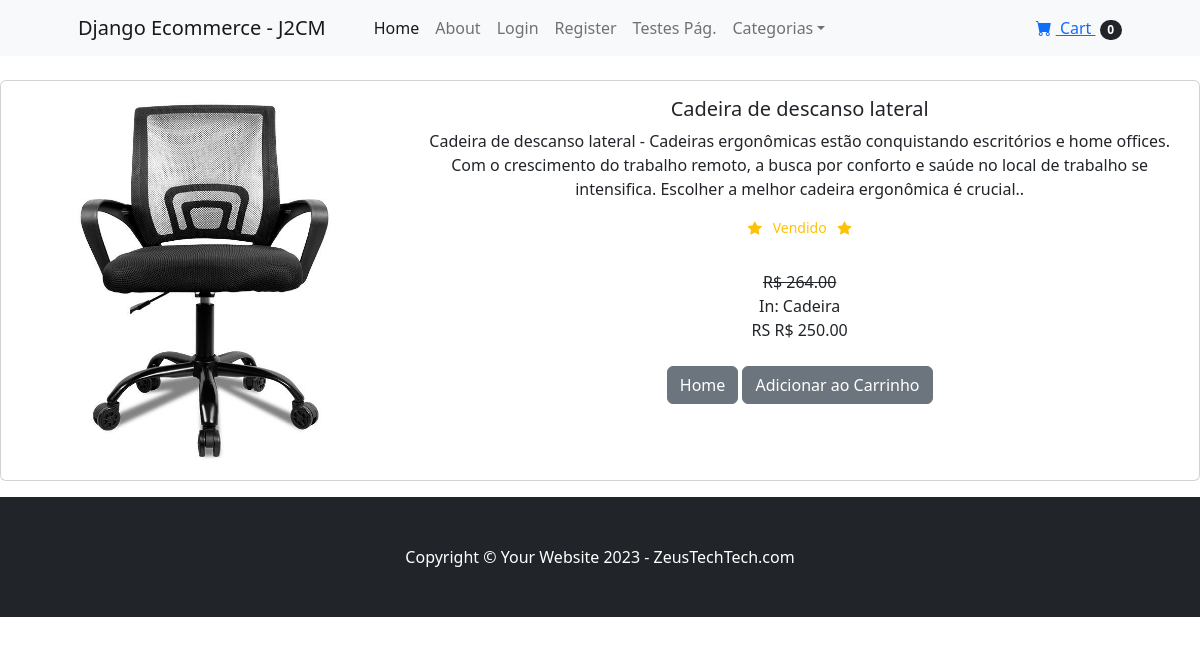
The page /product/5 on the database as committed earlier.
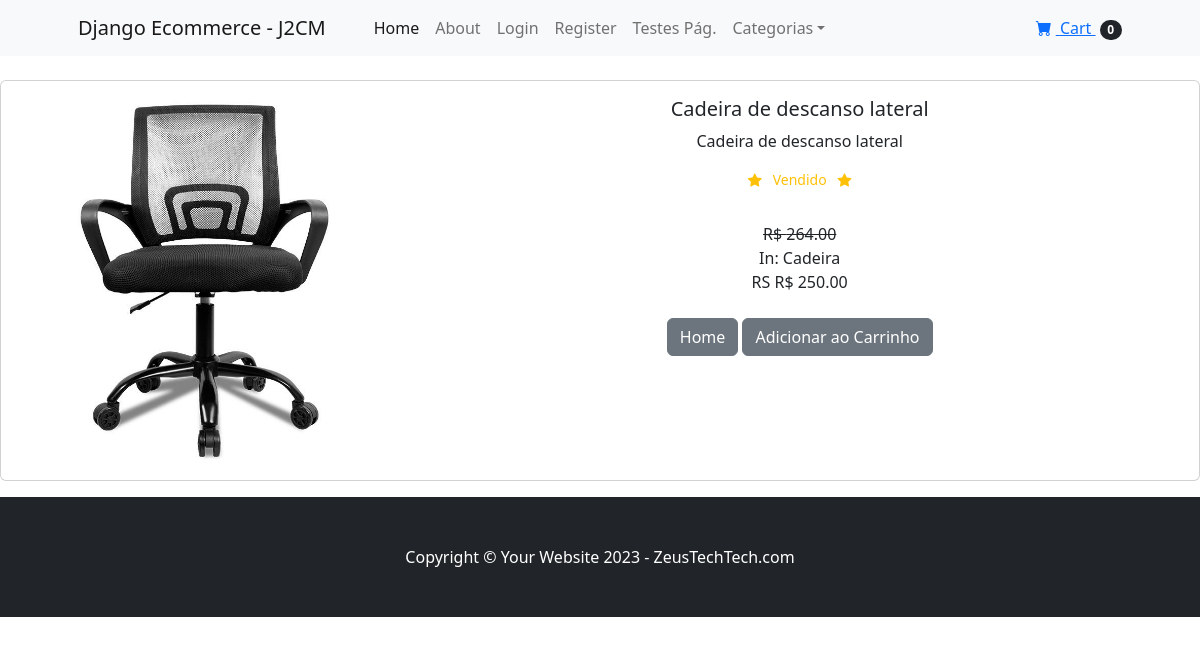
The same page on the database as committed later.
### store/models.py (models this page shows, shortened)
class Product(models.Model):
    name = models.CharField(max_length=100)
    price = models.DecimalField(default=0, decimal_places=2, max_digits=7)
    category = models.ForeignKey(Category, on_delete=models.CASCADE, default=1)
    description = models.CharField(max_length=250, default='', blank=
                                   True, null=True)
    image =  models.ImageField(upload_to='uploads/product/')
    is_sale = models.BooleanField(default=False)
    sale_price = models.DecimalField(default=0, decimal_places=2, max_digits=6)

class Category(models.Model):
    name = models.CharField(max_length=50)
    def __str__(self):
        return self.name
    class Meta:
        verbose_name_plural = 'categories'

### store/views.py (the view)
# urls.py: path('product/<int:pk>', views.product, name='product'),
def product(request,pk):
    product = Product.objects.get(id=pk)
    return render(request, 'product.html', {'product':product})

### cart/context_processors.py (called while the page is built)
def cart(request):
    return {'cart': Cart(request)}

### store/templates/product.html (shortened to what this page needs)
{% extends 'base.html' %}
{% block content %}
<div class="conteiner">
    <br/>
    <div class="card mb-3">
        <div class="row g-0">
            <div class="col-md-4">
                <img src="{{ product.image.url }}" class="img-fluid rounded-start" alt="...">
            </div>
            <div class="col-md-8">
                <div class="card-body">
                    <center>
                    <h5 class="card-title">{{ product.name }}</h5>
                    <p class="card-text justified">{{ product.description }}</p>
                    {% if product.is_sale %}
                        <div class="d-flex justify-content-center small text-warning mb-2">
                            <div class="bi-star-fill"></div>
                            &nbsp;&nbsp; Vendido &nbsp;&nbsp;
                            <div class="bi-star-fill"></div>
                        </div>
                        <br/>
                        <strike>
                        R$ {{ product.price }}
                        </strike>
                        <br/>
                        In: {{ product.category }}
                        <br/>
                        RS R$ {{ product.sale_price }}</b>
                    {% else %}
                        R$ {{ product.price }}
                    {% endif %}
                    <br/><br/>
                    <a href="{% url 'home' %}" class="btn btn-secondary">  Home </a>
                    <button type="button" value="{{ product.id }}" class=" btn btn-secondary" id="add-cart">Adicionar ao Carrinho</button>
                    </center>
                </div>
            </div>
        </div>
    </div>
</div>
{% endblock %}

Rows that differ between the two databases and show on the page:
changed Product "Cadeira de descanso lateral": description "Cadeira de descanso lateral - Cadeiras ergonômicas estão conquistando escritórios e home offices. Com o crescimento do trabalho remoto, a busca por conforto e saúde no local de trabalho se intensifica. Escolher a melhor cadeira ergonômica é crucial.." → "Cadeira de descanso lateral"
